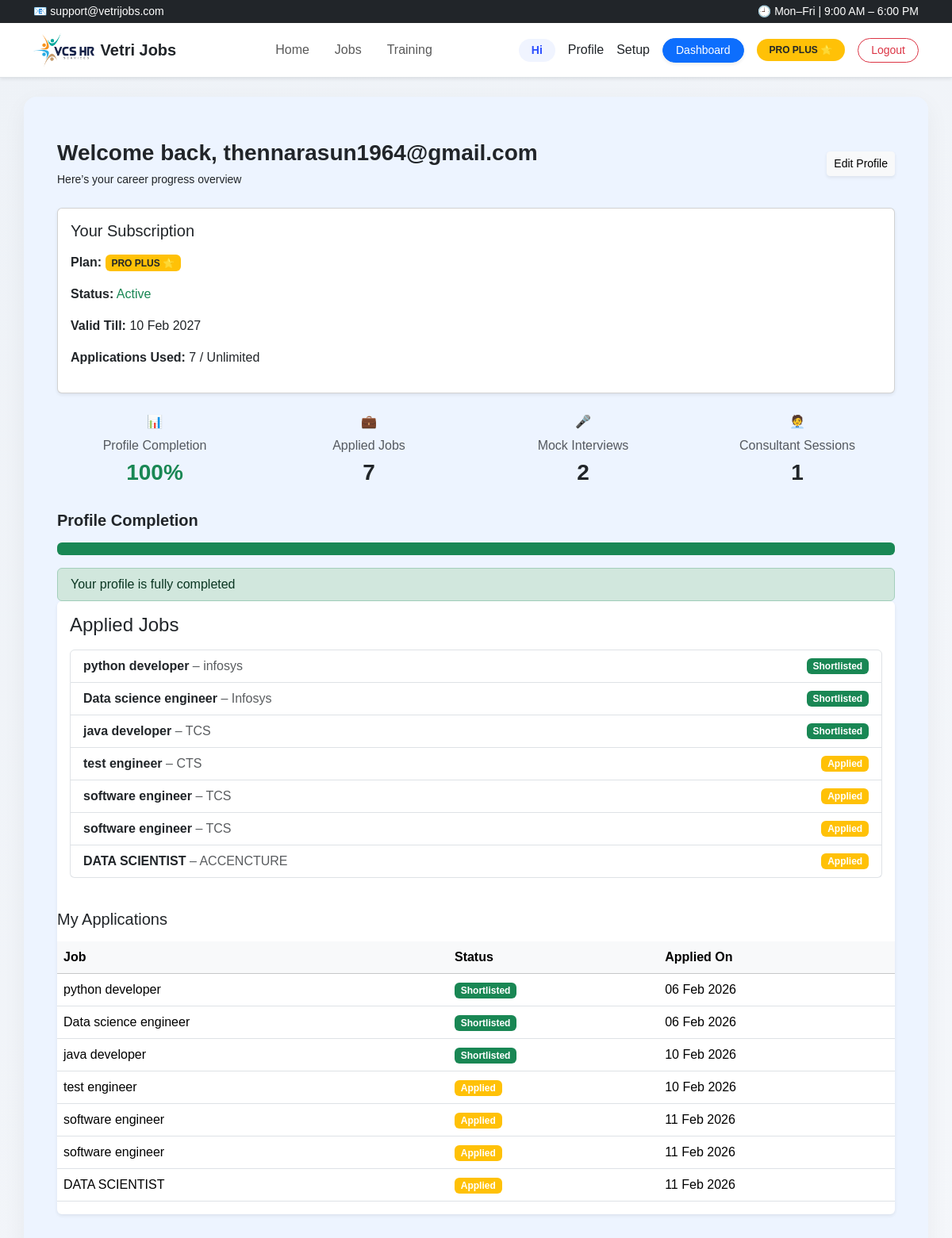
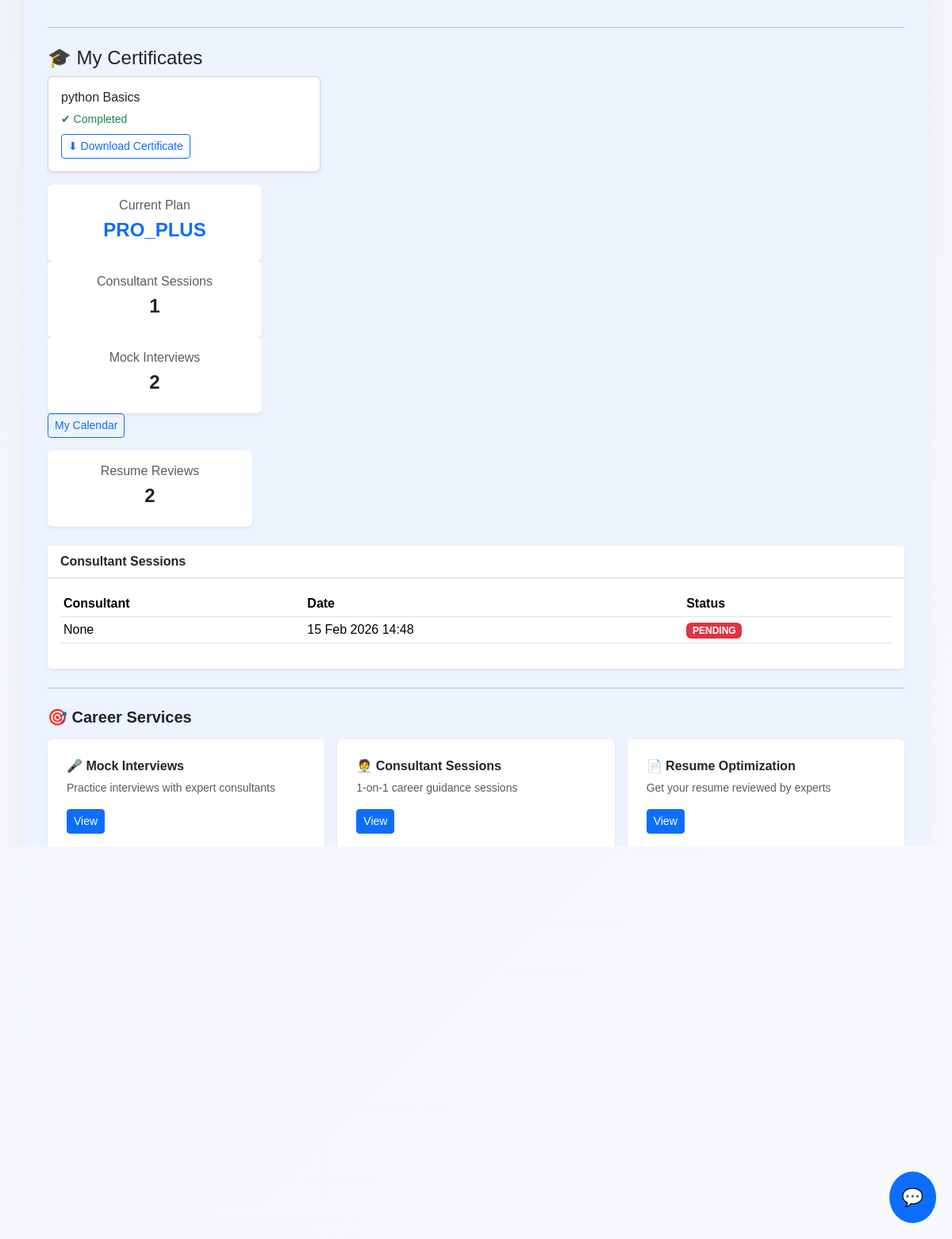
/dashboard/user/ (signed in), run on the app's committed database (2 pictures, top to bottom).
### subscriptions/models.py (models this page shows, shortened)
class Subscription(models.Model):
    PLAN_CHOICES = (
        ("FREE", "Free"),
        ("PRO", "Pro"),
        ("PRO_PLUS", "Pro Plus"),
    )
    user = models.OneToOneField(
        settings.AUTH_USER_MODEL,
        on_delete=models.CASCADE
    )
    plan = models.CharField(
        max_length=20,
        choices=PLAN_CHOICES,
        default="FREE"
    )
    is_active = models.BooleanField(default=True)
    start_date = models.DateTimeField(default=timezone.now)
    end_date = models.DateTimeField(null=True, blank=True)
    payment_id = models.CharField(
        max_length=100,
        null=True,
        blank=True
    )
    created_at = models.DateTimeField(auto_now_add=True)
    updated_at = models.DateTimeField(auto_now=True)
    consultant_sessions_used = models.PositiveIntegerField(default=0)
    mock_interviews_used = models.PositiveIntegerField(default=0)
    resume_reviews_used = models.PositiveIntegerField(default=0)

### jobs/models.py (models this page shows, shortened)
class JobApplication(models.Model):
    STATUS_CHOICES = [
        ('applied', 'Applied'),
        ('shortlisted', 'Shortlisted'),
        ('rejected', 'Rejected'),
    ]
    user = models.ForeignKey(User, on_delete=models.CASCADE)
    job = models.ForeignKey(Job, on_delete=models.CASCADE)
    status = models.CharField(
        max_length=20,
        choices=STATUS_CHOICES,
        default='applied'
    )
    applied_at = models.DateTimeField(auto_now_add=True)

class Job(models.Model):
    title = models.CharField(max_length=200)
    company = models.CharField(max_length=200)
    location = models.CharField(max_length=200)
    skills = models.CharField(max_length=300, blank=True, default="")
    description = models.TextField()
    posted_on = models.DateTimeField(auto_now_add=True)

### training/models.py (models this page shows, shortened)
class CourseEnrollment(models.Model):
    user = models.ForeignKey(User, on_delete=models.CASCADE)
    course = models.ForeignKey(Course, on_delete=models.CASCADE)
    completed = models.BooleanField(default=False)
    completed_at = models.DateTimeField(null=True, blank=True)  # 👈 ADD THIS
    certificate_generated = models.BooleanField(default=False)

class Course(models.Model):
    title = models.CharField(max_length=100)
    description = models.TextField()

### consultants/models.py (models this page shows, shortened)
class ConsultantSession(models.Model):
    PLAN_CHOICES = (
        ("PRO", "Pro"),
        ("PRO_PLUS", "Pro Plus"),
    )
    STATUS_CHOICES = (
    ("PENDING", "Pending"),
    ("ASSIGNED", "Assigned"),
    ("COMPLETED", "Completed"),
    ("CANCELLED", "Cancelled"),
)
    user = models.ForeignKey(User, on_delete=models.CASCADE)
    consultant = models.ForeignKey(
        Consultant,
        on_delete=models.SET_NULL,
        null=True
    )
    plan = models.CharField(
        max_length=20,
        choices=PLAN_CHOICES,
        default="FREE"   # ✅ IMPORTANT
    )
    scheduled_at = models.DateTimeField()
    duration_minutes = models.IntegerField(default=30)
    sla_hours = models.IntegerField(default=4)  # PRO=4, PRO_PLUS=2
    status = models.CharField(
        max_length=20,
        choices=STATUS_CHOICES,
        default="SCHEDULED"
    )
    meeting_link = models.URLField(null=True, blank=True)
    created_at = models.DateTimeField(auto_now_add=True)

### dashboard/views.py (the view)
# urls.py: path('user/', views.user_dashboard, name='user'),
@login_required
def user_dashboard(request):
    if not Subscription.objects.filter(user=request.user).exists():
        return redirect("/subscriptions/plans/")
    subscription = Subscription.objects.get(user=request.user)
    profile = Profile.objects.filter(user=request.user).first()
    applications = JobApplication.objects.filter(user=request.user)
    certificates = CourseEnrollment.objects.filter(
        user=request.user,
        completed=True
    ).select_related("course")
    consultant_sessions = ConsultantSession.objects.filter(user=request.user)
    mock_interviews = MockInterview.objects.filter(user=request.user)
    resume_reviews = ResumeReview.objects.filter(resume__user=request.user)
    completion = profile.completion_percentage if profile else 0
    return render(request, "dashboard/user_dashboard.html", {
        "profile": profile,
        "completion": completion,
        "applications": applications,
        "certificates": certificates,
        "subscription": subscription,
        "consultant_sessions": consultant_sessions,
        "mock_interviews": mock_interviews,
        "resume_reviews": resume_reviews,
    })

### profiles/models.py (called while the page is built)
    @property
    def completion_percentage(self):
        fields = [
            self.full_name,
            self.phone,
            self.experience,
            self.location,
            self.skills,
            self.resume,
        ]
        completed = sum(
            1 for field in fields if field not in [None, "", 0]
        )
        return int((completed / len(fields)) * 100)

### templates/dashboard/user_dashboard.html (shortened to what this page needs)
{% extends "base.html" %}
{% block content %}
<div class="container py-4">
  <div class="dashboard-header d-flex justify-content-between align-items-center mb-4">
  <div>
    <h3 class="fw-bold mb-1">Welcome back, {{ request.user.first_name|default:request.user.username }}</h3>
    <small>Here’s your career progress overview</small>
  </div>
  <a href="{% url 'profiles:setup' %}" class="btn btn-light btn-sm shadow-sm">
    Edit Profile
  </a>
</div>
  <div class="card shadow-sm mb-4">
  <div class="card-body">
    <h5 class="card-title mb-3">Your Subscription</h5>
    <p>
      <strong>Plan:</strong>
      {% if subscription.plan == "FREE" %}
        <span class="badge bg-secondary">FREE</span>
      {% elif subscription.plan == "PRO" %}
        <span class="badge bg-success">PRO ✓</span>
      {% elif subscription.plan == "PRO_PLUS" %}
        <span class="badge bg-warning text-dark">
          PRO PLUS ⭐
        </span>
      {% endif %}
    </p>
    <p>
      <strong>Status:</strong>
      {% if subscription.is_active %}
        <span class="text-success">Active</span>
      {% else %}
        <span class="text-danger">Inactive</span>
      {% endif %}
    </p>
    <p>
      <strong>Valid Till:</strong>
      {% if subscription.end_date %}
        {{ subscription.end_date|date:"d M Y" }}
      {% else %}
        Unlimited
      {% endif %}
    </p>
    <p>
  <strong>Applications Used:</strong>
  {{ applications|length }}
  {% if subscription.plan == "FREE" %}
    / 5
  {% elif subscription.plan == "PRO" %}
    / 20
  {% else %}
    / Unlimited
  {% endif %}
</p>
  </div>
</div>
  <div class="row g-4 mb-4">
  <div class="col-md-3">
    <div class="stat-card text-center">
      <div class="stat-icon text-success">📊</div>
      <h6 class="text-muted mt-2">Profile Completion</h6>
      <h3 class="fw-bold text-success">{{ completion }}%</h3>
    </div>
  </div>
  <div class="col-md-3">
    <div class="stat-card text-center">
      <div class="stat-icon text-primary">💼</div>
      <h6 class="text-muted mt-2">Applied Jobs</h6>
      <h3 class="fw-bold">{{ applications|length }}</h3>
    </div>
  </div>
  <div class="col-md-3">
    <div class="stat-card text-center">
      <div class="stat-icon text-warning">🎤</div>
      <h6 class="text-muted mt-2">Mock Interviews</h6>
      <h3 class="fw-bold">{{ mock_interviews.count }}</h3>
    </div>
  </div>
  <div class="col-md-3">
    <div class="stat-card text-center">
      <div class="stat-icon text-info">🧑‍💼</div>
      <h6 class="text-muted mt-2">Consultant Sessions</h6>
      <h3 class="fw-bold">{{ consultant_sessions.count }}</h3>
    </div>
  </div>
</div>
  <div class="section-card">
  <h5 class="fw-semibold mb-3">Profile Completion</h5>
  <div class="progress mb-3">
    <div class="progress-bar bg-success"
         style="width: {{ completion }}%;">
    </div>
  </div>
  {% if completion < 100 %}
    <div class="alert alert-warning py-2 mb-0">
      Complete your profile to unlock more job applications
    </div>
  {% else %}
    <div class="alert alert-success py-2 mb-0">
      Your profile is fully completed
    </div>
  {% endif %}
</div>
  <div class="section-card">
  <div class="card shadow-sm border-0 mb-4">
    <div class="card-body">
      <h4 class="mb-3">Applied Jobs</h4>
      {% if applications %}
        <ul class="list-group mb-4">
          {% for app in applications %}
            <li class="list-group-item d-flex justify-content-between align-items-center">
              <span>
                <strong>{{ app.job.title }}</strong>
                <span class="text-muted">– {{ app.job.company }}</span>
              </span>
              {% if app.status == "applied" %}
                <span class="badge bg-warning">Applied</span>
              {% elif app.status == "shortlisted" %}
                <span class="badge bg-success">Shortlisted</span>
              {% else %}
                <span class="badge bg-danger">Rejected</span>
              {% endif %}
            </li>
          {% endfor %}
        </ul>
        </div>
        <h5 class="mb-3">My Applications</h5>
        <div class="table-responsive">
          <table class="table table-hover align-middle">
            <thead class="table-light">
              <tr>
                <th>Job</th>
                <th>Status</th>
                <th>Applied On</th>
              </tr>
            </thead>
            <tbody>
              {% for app in applications %}
                <tr>
                  <td>{{ app.job.title }}</td>
                  <td>
                    <span class="badge badge-modern
{% if app.status == 'applied' %}bg-warning
{% elif app.status == 'shortlisted' %}bg-success
{% else %}bg-danger{% endif %}">
                      {{ app.status|title }}
                    </span>
                  </td>
                  <td>{{ app.applied_at|date:"d M Y" }}</td>
                </tr>
              {% endfor %}
            </tbody>
          </table>
        </div>
      {% else %}
        <div class="alert alert-info mb-0">
          You have not applied to any jobs yet.
        </div>
      {% endif %}
    </div>
  </div>
</div>
<hr>
<h4 class="mt-4">🎓 My Certificates</h4>
{% if certificates %}
  <div class="row">
    {% for enroll in certificates %}
      <div class="col-md-4">
        <div class="card shadow-sm mb-3">
          <div class="card-body">
            <h6 class="card-title">
              {{ enroll.course.title }}
            </h6>
            <p class="text-success small mb-2">
              ✔ Completed
            </p>
            <a href="{% url 'training:certificate' enroll.id %}"
               class="btn btn-sm btn-outline-primary">
              ⬇ Download Certificate
            </a>
          </div>
        </div>
      </div>
    {% endfor %}
  </div>
{% else %}
  <p class="text-muted">
    No certificates earned yet.
  </p>
{% endif %}
<div class="row g-3 mb-4">
<div class="section-card">
  <div class="col-md-3">
    <div class="card shadow-sm border-0 text-center p-3">
      <h6 class="text-muted">Current Plan</h6>
      <h4 class="fw-bold text-primary">{{ subscription.plan }}</h4>
    </div>
  </div>
  <div class="col-md-3">
    <div class="card shadow-sm border-0 text-center p-3">
      <h6 class="text-muted">Consultant Sessions</h6>
      <h4 class="fw-semibold">
        {{ consultant_sessions.count }}
      </h4>
    </div>
  </div>
  <div class="col-md-3">
    <div class="card shadow-sm border-0 text-center p-3">
      <h6 class="text-muted">Mock Interviews</h6>
      <h4 class="fw-semibold">
        {{ mock_interviews.count }}
      </h4>
    </div>
  </div>
  <a href="{% url 'consultants:calendar' %}" class="btn btn-outline-primary btn-sm">
  My Calendar
</a>
</div>
  <div class="col-md-3">
    <div class="card shadow-sm border-0 text-center p-3">
      <h6 class="text-muted">Resume Reviews</h6>
      <h4 class="fw-semibold">
        {{ resume_reviews.count }}
      </h4>
    </div>
  </div>
</div>
<div class="card shadow-sm border-0 mb-4">
  <div class="card-header bg-white fw-semibold">
    Consultant Sessions
  </div>
  <div class="card-body">
    {% if consultant_sessions %}
      <table class="table table-sm">
        <thead>
          <tr>
            <th>Consultant</th>
            <th>Date</th>
            <th>Status</th>
          </tr>
        </thead>
        <tbody>
          {% for s in consultant_sessions %}
            <tr>
              <td>{{ s.consultant }}</td>
              <td>{{ s.scheduled_at|date:"d M Y H:i" }}</td>
              <td>
                <span class="badge
{% if s.status == 'COMPLETED' %}bg-success
{% elif s.status == 'SCHEDULED' %}bg-warning
{% else %}bg-danger{% endif %}">
  {{ s.status }}
</span>
              </td>
            </tr>
          {% endfor %}
        </tbody>
      </table>
    {% else %}
      <p class="text-muted">No sessions yet.</p>
    {% endif %}
  </div>
</div>
<hr class="my-4">
<h5 class="fw-semibold mb-3">🎯 Career Services</h5>
<div class="row g-3">
  <div class="col-md-6 col-lg-4">
    <div class="card service-card h-100 border-0 shadow-sm p-2">
      <div class="card-body">
        <h6 class="fw-semibold">🎤 Mock Interviews</h6>
        <p class="text-muted small">
          Practice interviews with expert consultants
        </p>
        <a href="{% url 'mock_interviews:my_interviews' %}"
           class="btn btn-primary btn-sm">
          View
        </a>
      </div>
    </div>
  </div>
  <div class="col-md-6 col-lg-4">
    <div class="card service-card h-100 border-0 shadow-sm p-2">
      <div class="card-body">
        <h6 class="fw-semibold">🧑‍💼 Consultant Sessions</h6>
        <p class="text-muted small">
          1-on-1 career guidance sessions
        </p>
        <a href="/consultants/schedule/"
           class="btn btn-primary btn-sm">
          View
        </a>
      </div>
    </div>
  </div>
  <div class="col-md-6 col-lg-4">
    <div class="card service-card h-100 border-0 shadow-sm p-2">
      <div class="card-body">
        <h6 class="fw-semibold">📄 Resume Optimization</h6>
        <p class="text-muted small">
          Get your resume reviewed by experts
        </p>
        <a href="/resume/upload/"
           class="btn btn-primary btn-sm">
          View
        </a>
      </div>
    </div>
  </div>
  <h4 class="mt-4">My Mock Interviews</h4>
{% for interview in mock_interviews %}
    <div class="card p-3 mb-3 shadow-sm">
        <p><strong>Type:</strong> {{ interview.get_interview_type_display }}</p>
        <p><strong>Date:</strong> {{ interview.scheduled_at }}</p>
        <p><strong>Status:</strong> {{ interview.status }}</p>
    </div>
{% empty %}
    <p>No mock interviews booked yet.</p>
{% endfor %}
</div>
{% endblock %}

### templates/base.html (style rules this page uses)
body { font-family: 'Poppins', sans-serif; background: linear-gradient(135deg, #eef2f7, #f8f9fc); min-height: 100vh; }

### data on the page
Subscription: end_date "10 Feb 2027", plan "PRO_PLUS"
JobApplication: job "python developer", job.company "infosys", shows "Shortlisted", status "Shortlisted", applied_at "06 Feb 2026"
JobApplication: job "Data science engineer", job.company "Infosys", shows "Shortlisted", status "Shortlisted", applied_at "06 Feb 2026"
JobApplication: job "java developer", job.company "TCS", shows "Shortlisted", status "Shortlisted", applied_at "10 Feb 2026"
JobApplication: job "test engineer", job.company "CTS", shows "Applied", status "Applied", applied_at "10 Feb 2026"
JobApplication: job "software engineer", job.company "TCS", shows "Applied", status "Applied", applied_at "11 Feb 2026"
JobApplication: job "software engineer", job.company "TCS", shows "Applied", status "Applied", applied_at "11 Feb 2026"
JobApplication: job "DATA SCIENTIST", job.company "ACCENCTURE", shows "Applied", status "Applied", applied_at "11 Feb 2026"
CourseEnrollment: course "python Basics"
ConsultantSession: consultant "None", scheduled_at "15 Feb 2026 14:48", status "PENDING"

### other printed values
{{ request.user.first_name|default:request.user.username }} "thennarasun1964@gmail.com"
{{ applications|length }} "7"
{{ completion }} "100"
{{ mock_interviews.count }} "2"
{{ consultant_sessions.count }} "1"
{{ resume_reviews.count }} "2"
